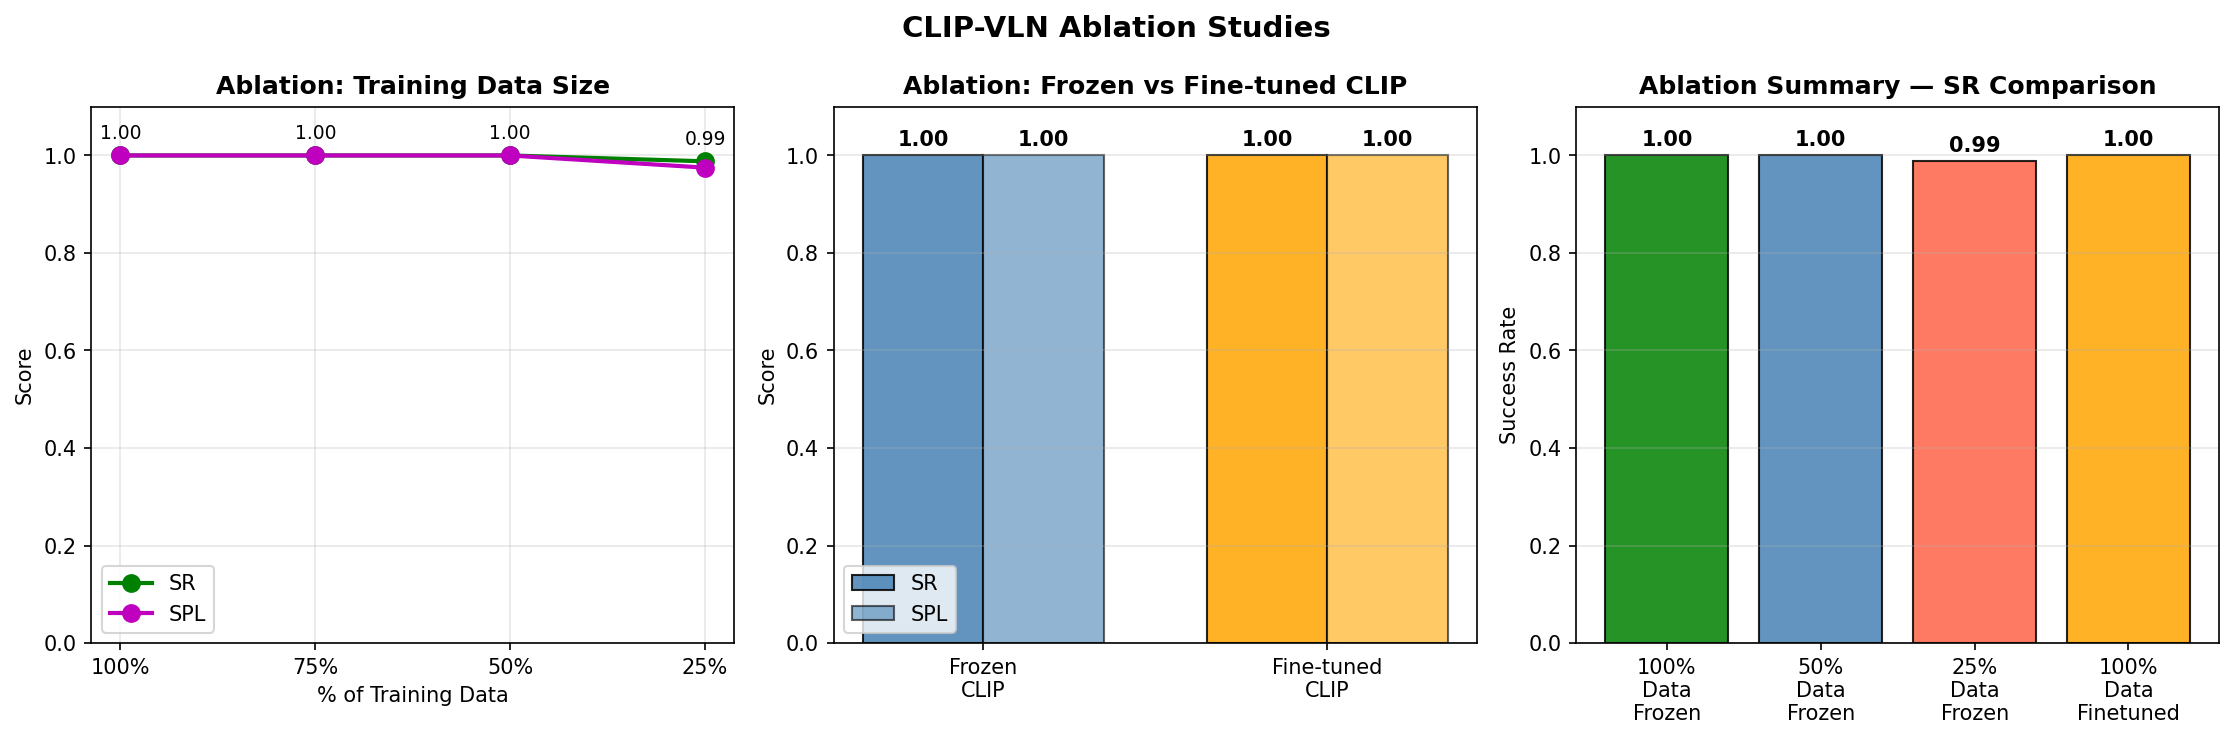

Source code (Python):
"""
Component 3: Reduced training data ablation
Component 4: Frozen vs fine-tuned CLIP encoders
"""
import habitat_sim, torch, numpy as np
import torch.nn as nn, torch.optim as optim
import matplotlib; matplotlib.use('Agg')
import matplotlib.pyplot as plt
from torch.utils.data import Dataset, DataLoader
import json, math, random, os, sys
sys.path.insert(0, os.path.abspath(".."))
from task3.model import VLNModel, ACTION_NAMES
from task3.metrics import compute_metrics

SCENE = "/Users/adityaraj/AdityaRaj/habitat_vln_project/habitat-lab/data/scene_datasets/mp3d_example/17DRP5sb8fy/17DRP5sb8fy.glb"

NAVIGABLE = [
    [-2.026, 0.072, -2.482], [-5.084, 0.072, -1.585],
    [-0.785, 0.072,  0.656], [-1.118, 0.072, -1.522],
    [-0.608, 0.072,  1.880], [ 0.085, 0.072,  0.830],
    [-3.748, 0.072, -2.091], [-7.510, 0.072, -0.806],
    [ 0.959, 0.072,  0.450], [-6.150, 0.072,  0.415],
]

TRAIN_INSTRUCTIONS = {
    0: ["Stop here", "Halt now", "Stop at this point"],
    1: ["Walk forward", "Move ahead", "Go straight"],
    2: ["Turn left",  "Go left",   "Rotate left"],
    3: ["Turn right", "Go right",  "Rotate right"],
}

def make_sim():
    sim_cfg          = habitat_sim.SimulatorConfiguration()
    sim_cfg.scene_id = SCENE
    rgb              = habitat_sim.CameraSensorSpec()
    rgb.uuid         = "color_sensor"
    rgb.sensor_type  = habitat_sim.SensorType.COLOR
    rgb.resolution   = [256, 256]
    rgb.position     = [0.0, 1.5, 0.0]
    agent_cfg        = habitat_sim.AgentConfiguration()
    agent_cfg.sensor_specifications = [rgb]
    return habitat_sim.Simulator(
        habitat_sim.Configuration(sim_cfg, [agent_cfg])
    )

class VLNDataset(Dataset):
    def __init__(self, n_per_action=80, seed=42):
        random.seed(seed); np.random.seed(seed)
        self.samples = []
        sim   = make_sim()
        agent = sim.initialize_agent(0)
        valid = list(agent.agent_config.action_space.keys())
        for action_id in range(4):
            for _ in range(n_per_action):
                pos   = random.choice(NAVIGABLE)
                state = habitat_sim.AgentState()
                state.position = np.array([
                    pos[0]+random.uniform(-0.2,0.2),
                    pos[1],
                    pos[2]+random.uniform(-0.2,0.2)])
                agent.set_state(state)
                for _ in range(random.randint(0,5)):
                    sim.step(random.choice(valid))
                obs = sim.get_sensor_observations()
                rgb = np.array(obs["color_sensor"][:,:,:3])
                if rgb.dtype != np.uint8:
                    rgb = (rgb*255).clip(0,255).astype(np.uint8)
                instr = random.choice(TRAIN_INSTRUCTIONS[action_id])
                self.samples.append({'rgb':rgb,'instruction':instr,'action':action_id})
        sim.close()
        random.shuffle(self.samples)
    def __len__(self): return len(self.samples)
    def __getitem__(self, idx):
        s = self.samples[idx]
        return (torch.tensor(s['rgb']).permute(2,0,1).float(),
                s['instruction'],
                torch.tensor(s['action'], dtype=torch.long))

def quick_train(model, dataset, epochs=10, lr=1e-4):
    """Quick training for ablation comparison."""
    loader    = DataLoader(dataset, batch_size=16, shuffle=True)
    optimizer = optim.Adam(
        filter(lambda p: p.requires_grad, model.parameters()),
        lr=lr, weight_decay=1e-5)
    criterion = nn.CrossEntropyLoss()
    model.train()
    for epoch in range(epochs):
        for rgb, instr, actions in loader:
            optimizer.zero_grad()
            logits, _ = model(rgb, list(instr), hidden_state=None)
            loss = criterion(logits, actions)
            loss.backward()
            nn.utils.clip_grad_norm_(model.parameters(), 0.5)
            optimizer.step()
    return model

def quick_eval(model, dataset):
    """Quick evaluation."""
    loader    = DataLoader(dataset, batch_size=16, shuffle=False)
    all_p, all_t = [], []
    model.eval()
    with torch.no_grad():
        for rgb, instr, actions in loader:
            logits, _ = model(rgb, list(instr), hidden_state=None)
            all_p.append(torch.argmax(logits,1))
            all_t.append(actions)
    all_p = torch.cat(all_p); all_t = torch.cat(all_t)
    m = compute_metrics(all_p, all_t)
    return m['sr'], m['spl']


# ── ABLATION 1: Reduced Training Data ────────────────────────────────────────
def ablation_data_size():
    print("\n" + "="*55)
    print("  ABLATION 1: REDUCED TRAINING DATA")
    print("="*55)

    print("Collecting full dataset...")
    full_dataset = VLNDataset(n_per_action=80)
    n_full       = len(full_dataset)

    data_fractions = [1.0, 0.75, 0.50, 0.25]
    results        = []

    for frac in data_fractions:
        n_samples = max(16, int(n_full * frac))
        # Subset
        indices = list(range(n_samples))
        subset  = torch.utils.data.Subset(full_dataset, indices)

        model = VLNModel(feature_dim=512, num_actions=4)
        model = quick_train(model, subset, epochs=10)

        # Eval on held-out
        val_indices = list(range(n_full-80, n_full))
        val_set     = torch.utils.data.Subset(full_dataset, val_indices)
        sr, spl     = quick_eval(model, val_set)

        results.append({
            'fraction':  frac,
            'n_samples': n_samples,
            'SR':        round(sr,  3),
            'SPL':       round(spl, 3),
        })
        print(f"  {frac*100:.0f}% data ({n_samples:4d} samples) "
              f"→ SR={sr:.3f} SPL={spl:.3f}")

    return results


# ── ABLATION 2: Frozen vs Fine-tuned CLIP ────────────────────────────────────
def ablation_frozen_vs_finetuned():
    print("\n" + "="*55)
    print("  ABLATION 2: FROZEN vs FINE-TUNED CLIP")
    print("="*55)

    print("Collecting dataset...")
    dataset = VLNDataset(n_per_action=80)
    n       = len(dataset)
    train_set = torch.utils.data.Subset(dataset, list(range(n-80)))
    val_set   = torch.utils.data.Subset(dataset, list(range(n-80, n)))

    results = {}

    # Condition A: Frozen CLIP (default — what we trained)
    print("\n  Condition A: FROZEN CLIP encoders")
    model_frozen = VLNModel(feature_dim=512, num_actions=4)
    # Verify encoders are frozen
    trainable = sum(p.numel() for p in model_frozen.parameters()
                    if p.requires_grad)
    total     = sum(p.numel() for p in model_frozen.parameters())
    print(f"  Trainable params: {trainable:,} / {total:,} "
          f"({trainable/total*100:.1f}%)")
    model_frozen = quick_train(model_frozen, train_set, epochs=15)
    sr_f, spl_f  = quick_eval(model_frozen, val_set)
    results['frozen'] = {'SR': round(sr_f,3), 'SPL': round(spl_f,3),
                          'trainable_params': trainable}
    print(f"  Frozen  → SR={sr_f:.3f} SPL={spl_f:.3f}")

    # Condition B: Fine-tuned CLIP (unfreeze encoders)
    print("\n  Condition B: FINE-TUNED CLIP encoders")
    model_ft = VLNModel(feature_dim=512, num_actions=4)
    # Unfreeze CLIP
    for param in model_ft.visual_encoder.clip_model.parameters():
        param.requires_grad = True
    for param in model_ft.text_encoder.clip_model.parameters():
        param.requires_grad = True
    trainable_ft = sum(p.numel() for p in model_ft.parameters()
                       if p.requires_grad)
    print(f"  Trainable params: {trainable_ft:,} / {total:,} "
          f"({trainable_ft/total*100:.1f}%)")
    # Use smaller LR for fine-tuning
    model_ft = quick_train(model_ft, train_set, epochs=15, lr=1e-5)
    sr_ft, spl_ft = quick_eval(model_ft, val_set)
    results['finetuned'] = {'SR': round(sr_ft,3), 'SPL': round(spl_ft,3),
                             'trainable_params': trainable_ft}
    print(f"  Fine-tuned → SR={sr_ft:.3f} SPL={spl_ft:.3f}")

    return results


# ── Plot all ablations ────────────────────────────────────────────────────────
def plot_ablations(data_results, frozen_results):
    fig, axes = plt.subplots(1, 3, figsize=(15, 5))

    # Plot 1: Data size ablation
    fracs  = [f"{r['fraction']*100:.0f}%" for r in data_results]
    sr_vals= [r['SR']  for r in data_results]
    spl_vals=[r['SPL'] for r in data_results]
    axes[0].plot(fracs, sr_vals,  'g-o', linewidth=2,
                 markersize=8, label='SR')
    axes[0].plot(fracs, spl_vals, 'm-o', linewidth=2,
                 markersize=8, label='SPL')
    axes[0].set_title('Ablation: Training Data Size',
                      fontweight='bold')
    axes[0].set_xlabel('% of Training Data')
    axes[0].set_ylabel('Score')
    axes[0].set_ylim(0, 1.1)
    axes[0].legend(); axes[0].grid(True, alpha=0.3)
    for i, (s, sp) in enumerate(zip(sr_vals, spl_vals)):
        axes[0].annotate(f'{s:.2f}', (fracs[i], s),
                         textcoords="offset points",
                         xytext=(0,8), ha='center', fontsize=9)

    # Plot 2: Frozen vs finetuned
    conditions = ['Frozen\nCLIP', 'Fine-tuned\nCLIP']
    sr2  = [frozen_results['frozen']['SR'],
            frozen_results['finetuned']['SR']]
    spl2 = [frozen_results['frozen']['SPL'],
            frozen_results['finetuned']['SPL']]
    x = np.arange(len(conditions))
    w = 0.35
    b1 = axes[1].bar(x-w/2, sr2,  w, label='SR',
                     color=['steelblue','orange'],
                     edgecolor='black', alpha=0.85)
    b2 = axes[1].bar(x+w/2, spl2, w, label='SPL',
                     color=['steelblue','orange'],
                     edgecolor='black', alpha=0.6)
    axes[1].set_xticks(x)
    axes[1].set_xticklabels(conditions)
    axes[1].set_ylim(0, 1.1)
    axes[1].set_title('Ablation: Frozen vs Fine-tuned CLIP',
                      fontweight='bold')
    axes[1].set_ylabel('Score')
    axes[1].legend()
    axes[1].grid(True, alpha=0.3, axis='y')
    for bar, val in zip(list(b1)+list(b2), sr2+spl2):
        axes[1].text(bar.get_x()+bar.get_width()/2,
                     bar.get_height()+0.02,
                     f'{val:.2f}', ha='center',
                     fontsize=10, fontweight='bold')

    # Plot 3: Summary comparison
    exp_names = ['100%\nData\nFrozen', '50%\nData\nFrozen',
                 '25%\nData\nFrozen', '100%\nData\nFinetuned']
    exp_sr = [data_results[0]['SR'], data_results[2]['SR'],
              data_results[3]['SR'], frozen_results['finetuned']['SR']]
    colors = ['green','steelblue','tomato','orange']
    bars   = axes[2].bar(exp_names, exp_sr, color=colors,
                         edgecolor='black', alpha=0.85)
    axes[2].set_title('Ablation Summary — SR Comparison',
                      fontweight='bold')
    axes[2].set_ylabel('Success Rate')
    axes[2].set_ylim(0, 1.1)
    axes[2].grid(True, alpha=0.3, axis='y')
    for bar, val in zip(bars, exp_sr):
        axes[2].text(bar.get_x()+bar.get_width()/2,
                     bar.get_height()+0.02,
                     f'{val:.2f}', ha='center',
                     fontsize=10, fontweight='bold')

    plt.suptitle('CLIP-VLN Ablation Studies',
                 fontsize=14, fontweight='bold')
    plt.tight_layout()
    plt.savefig("ablation_study.png", dpi=150, bbox_inches='tight')
    print("\nSaved: ablation_study.png")
    plt.close()


if __name__ == "__main__":
    data_results   = ablation_data_size()
    frozen_results = ablation_frozen_vs_finetuned()
    plot_ablations(data_results, frozen_results)

    with open("results_ablation.json", "w") as f:
        json.dump({
            'data_size_ablation': data_results,
            'frozen_vs_finetuned': frozen_results,
        }, f, indent=2)
    print("Saved: results_ablation.json")
    print("open ablation_study.png")
